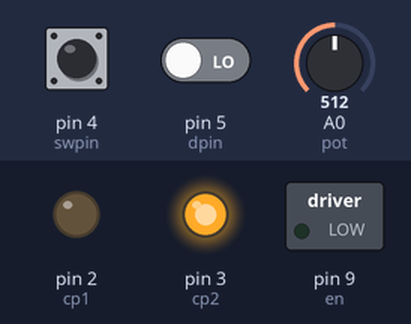
This sketch was run on a simulated Arduino Uno, built with avr-gcc and run on an emulated ATmega328P. Parts: switched loads named in the sketch (green lamp = pin HIGH), output pins drawn as LEDs (lit = HIGH). The inputs (shaded band) are chosen by the test bench; at power-on: pin 4 (swpin) LOW, pin 5 (dpin) LOW, A0 (pot) = 512.

Above: at 1.2 s.
1.3 s: pin 4 (swpin) pulled HIGH for 0.15 s
At 1.37 s:
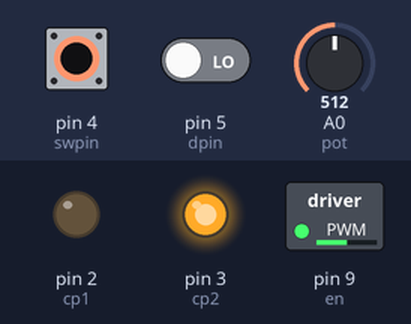
2.9 s: pin 5 (dpin) driven HIGH
At 3.6 s:
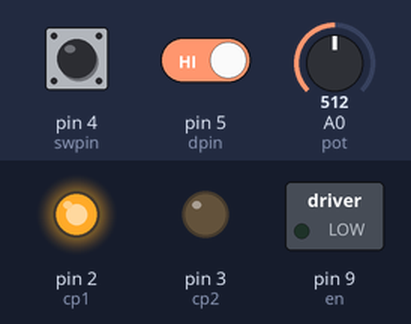
4.4 s: pin 4 (swpin) pulled HIGH for 1 s
At 4.8 s:
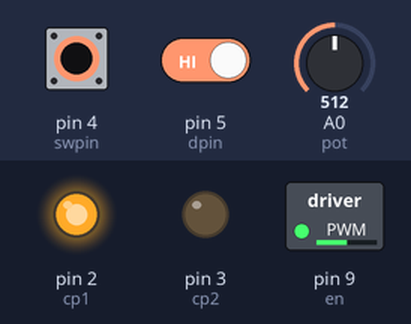
6.9 s: pin 4 (swpin) pulled HIGH for 3.2 s
At 11.3 s:
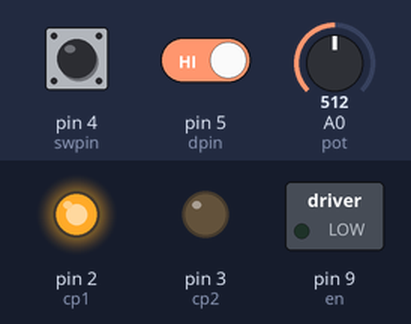
11.6 s: pin 5 (dpin) driven LOW
At 12.6 s:
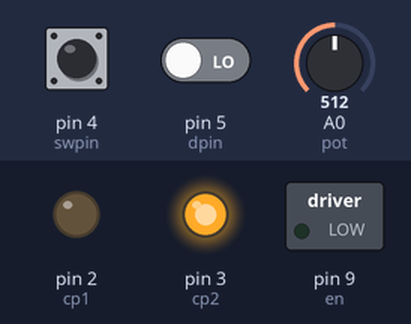
Timing chart, 0 to 14.1 s (numbered marks = the images above; inputs shaded):
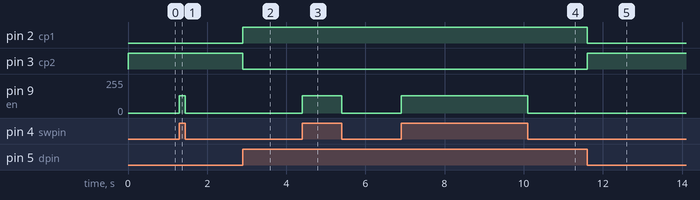

Measured:
- after the input at 1.3 s, pin 9 (en): 0/255 → 128/255 at once, → 0/255 0.15 s later
- after the input at 2.9 s, pin 2 (cp1): LOW → HIGH at once; pin 3 (cp2): HIGH → LOW at once
- after the input at 4.4 s, pin 9 (en): 0/255 → 128/255 at once, → 0/255 1.0 s later
- after the input at 6.9 s, pin 9 (en): 0/255 → 128/255 at once, → 0/255 3.2 s later
- after the input at 11.6 s, pin 2 (cp1): HIGH → LOW at once; pin 3 (cp2): LOW → HIGH at once

The sketch:

l293Dself.ino
```cpp
const int cp1=2;//control pin connect to pin 2 with l293d pin 2
const int cp2=3;//control pin connect to pin 3 with l293d pin 7
const int en =9;//enable pin
const int pot =A0; //connect potentiometer to pin A0
const int dpin=5; //direction control switch connect to pin 5 of arduino
const int swpin=4; // for on off connect to pin 4 of arduino
int dpinstate=0;
int swpinstate=0;
int motorspd=0;

void setup() {
  // put your setup code here, to run once:
  pinMode(cp1,OUTPUT);
  pinMode(cp2,OUTPUT);
  pinMode(en,OUTPUT);
  pinMode(dpin,INPUT);
  pinMode(swpin,INPUT);
  digitalWrite(en,LOW);

}

void loop() {
  // put your main code here, to run repeatedly:
 dpinstate=digitalRead(dpin);
 swpinstate=digitalRead(swpin);
 motorspd=analogRead(pot)/4;
 if(swpinstate==HIGH) //Control on on off switch by enableing enable pin with analog voltage
 {analogWrite(en,motorspd);}
 else
 {analogWrite(en,motorspd*0);}

 if(dpinstate==HIGH)//controling direction of motion of motor
 {
  digitalWrite(cp1,HIGH);
  digitalWrite(cp2,LOW);
  }
  else if(dpinstate==LOW)
  { digitalWrite(cp2,HIGH);
  digitalWrite(cp1,LOW);}

}
```
